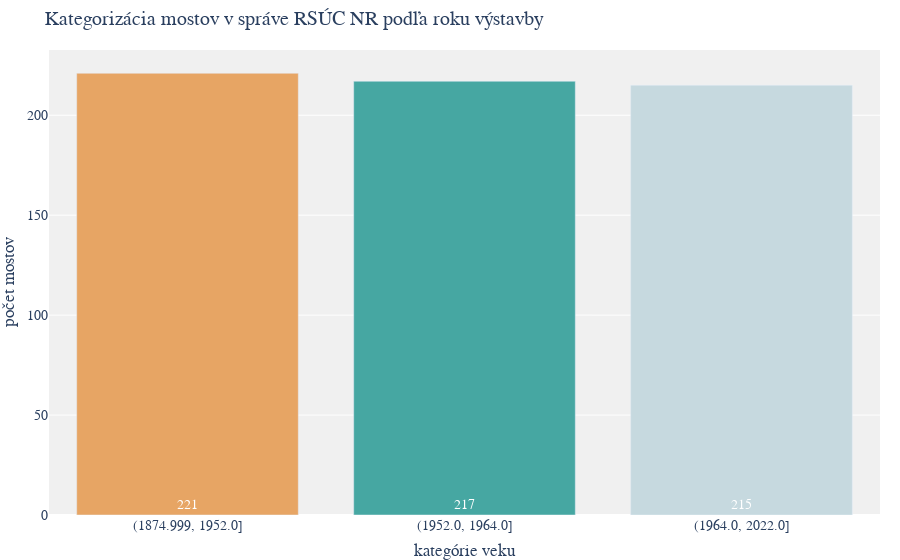

The notebook cell this image was saved under:
### Code cell
import pandas as pd
import plotly.graph_objects as go

# Assuming filtered_bridges and color_palette are defined as before

# Use qcut to divide the data into bins with equal number of bridges in each
filtered_bridges['Quantile_Bin_year'] = pd.qcut(
    filtered_bridges['Rok_postavenia'], q=3)

# Count the number of bridges in each bin
bin_counts = filtered_bridges['Quantile_Bin_year'].value_counts().sort_index()

# Create the histogram
fig = go.Figure()

# Adding bin counts as text, positioned at the base of each bar
fig.add_trace(go.Bar(
    # Convert bin interval to string for plotting
    x=bin_counts.index.astype(str),
    y=bin_counts.values,
    text=bin_counts.values,  # Set text to be the bin counts
    textposition='inside',  # Position the text inside the bars
    # Anchor text to the start (bottom for vertical bars)
    insidetextanchor='start',
    textfont=dict(  # Customize the font of the text
        color='white',  # Set text color to white
        size=14  # Match the font size with the rest of the plot
    ),
    marker_color=color_palette[:len(bin_counts)]  # Apply the color palette
))

# Update the layout
fig.update_layout(
    title="Kategorizácia mostov v správe RSÚC NR podľa roku výstavby",
    xaxis_title="kategórie veku",
    yaxis_title="počet mostov",
    plot_bgcolor='#f0f0f0',
    font=dict(family="Montserrat, sans-serif", size=14),
    bargap=0.2,
    margin=dict(l=0, r=20, t=50, b=30)

)

# Show the plot
fig.show()

### Figure 1 — Plotly figure (JSON) as saved in the notebook; plotly's stock layout.template omitted (floating-point values rounded to 4 significant figures)
{"data": [{"insidetextanchor": "start", "marker": {"color": ["#e7a564", "#46a7a2", "#c6d9df"]}, "text": [221, 217, 215], "textfont": {"color": "white", "size": 14}, "textposition": "inside", "type": "bar", "x": ["(1874.999, 1952.0]", "(1952.0, 1964.0]", "(1964.0, 2022.0]"], "y": [221, 217, 215]}], "layout": {"bargap": 0.2, "font": {"family": "Montserrat, sans-serif", "size": 14}, "margin": {"b": 30, "l": 0, "r": 20, "t": 50}, "plot_bgcolor": "#f0f0f0", "title": {"text": "Kategorizácia mostov v správe RSÚC NR podľa roku výstavby"}, "xaxis": {"title": {"text": "kategórie veku"}}, "yaxis": {"title": {"text": "počet mostov"}}}}
